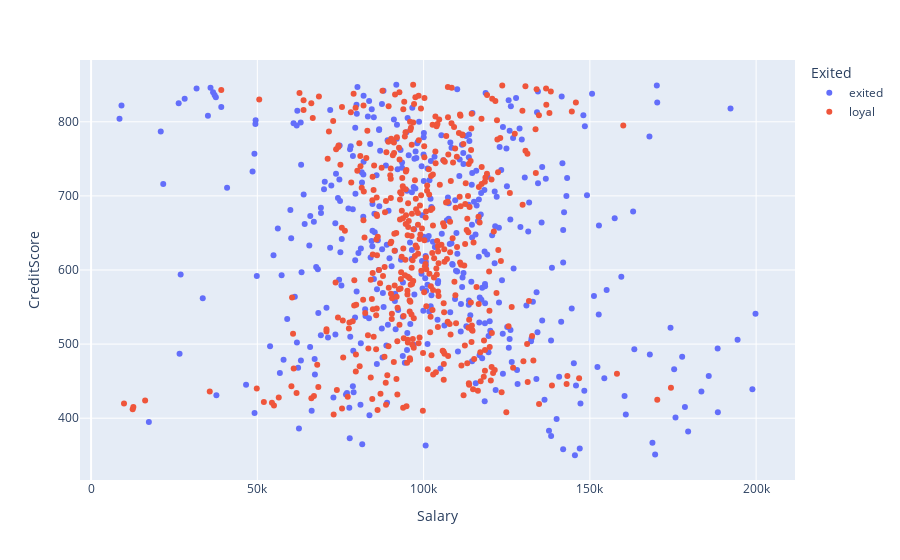

Notebook code cell kept with this figure:
### Markdown cell above
### 9.5. Постройте график, который показывает взаимосвязь кредитного рейтинга клиента и его предполагаемой зарплаты. Добавьте расцветку по признаку оттока клиентов. Какова взаимосвязь между признаками? Если не видите явной взаимосвязи, укажите это.

### Code cell
credit_data = churn_data.groupby(['CreditScore', 'Exited'], as_index=False)['EstimatedSalary'].mean()
credit_data.columns=['CreditScore', 'Exited', 'Salary']

fig = px.scatter(credit_data,  x='Salary', y = 'CreditScore', color='Exited')
fig

### Figure 1 — Plotly figure (JSON) as saved in the notebook; plotly's stock layout.template omitted (floating-point values rounded to 4 significant figures; data arrays with more than 128 entries replaced by an {"elided": "..."} marker saying what was removed)
{"data": [{"hovertemplate": "Exited=exited<br>Salary=%{x}<br>CreditScore=%{y}<extra></extra>", "legendgroup": "exited", "marker": {"color": "#636efa", "symbol": "circle"}, "mode": "markers", "name": "exited", "orientation": "v", "showlegend": true, "type": "scatter", "x": {"elided": "420 float values"}, "xaxis": "x", "y": {"elided": "420 int values"}, "yaxis": "y"}, {"hovertemplate": "Exited=loyal<br>Salary=%{x}<br>CreditScore=%{y}<extra></extra>", "legendgroup": "loyal", "marker": {"color": "#EF553B", "symbol": "circle"}, "mode": "markers", "name": "loyal", "orientation": "v", "showlegend": true, "type": "scatter", "x": {"elided": "442 float values"}, "xaxis": "x", "y": {"elided": "442 int values"}, "yaxis": "y"}], "layout": {"legend": {"title": {"text": "Exited"}, "tracegroupgap": 0}, "margin": {"t": 60}, "xaxis": {"anchor": "y", "domain": [0, 1], "title": {"text": "Salary"}}, "yaxis": {"anchor": "x", "domain": [0, 1], "title": {"text": "CreditScore"}}}}
